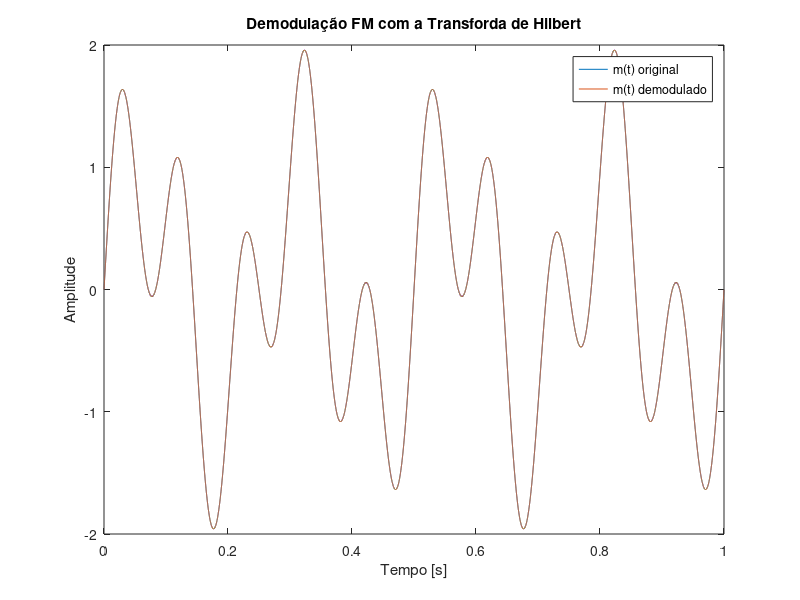

MATLAB code for this plot:
clc;clear all;close all;
%% Parâmetros da onda
fc = 6000;                                              % Frequência da portadora
fm = 10;                                                % Frequência do sinal
Am = 1;                                                 % Amplitude do sinal 
Theta = pi/4;                                           % Fase do sinal
Beta = pi/5;                                            % Fase da portadora
Fs = 8*fc;                                              % Frequência de amostragem
duration = 0.5;                                         % Tempo final
t = 0:1/Fs:1-1/Fs;                                      % Eixo do tempo
 
m_t = Am*sin(2*pi*fm*t)+Am*sin(2*pi*0.4*fm*t);          % Sinal em banda base
kf=160*pi;                                              % Sensibilidade de frequencia 
m_intg=kf*1/Fs*cumsum(m_t);                             % Integral com Kf
x = cos(2*pi*fc*t +m_intg );                            % Sinal modulado

%% Hilbert
z= hilbert(x);                                          % Forma analítica (real + imaginário)
inst_phase = unwrap(angle(z));                          % Fase instantânea com ajuste para variações bruscas de ângulo
p = polyfit(t,inst_phase,1);                            % Ajustar linearmente a fase instantânea
% Reavaliar o termo de compensação usando os valores ajustados
estimated = polyval(p,t);                               
demodulated = inst_phase - estimated;
demodulated=diff([demodulated(1) demodulated])/(1/Fs*kf);
%% Gráfico
plot(t,m_t,t,demodulated) 
axis([0 1 -2 2])
title('Demodulação FM com a Transforda de Hilbert'); 
xlabel('Tempo [s]'); 
ylabel('Amplitude')
legend('m(t) original','m(t) demodulado')